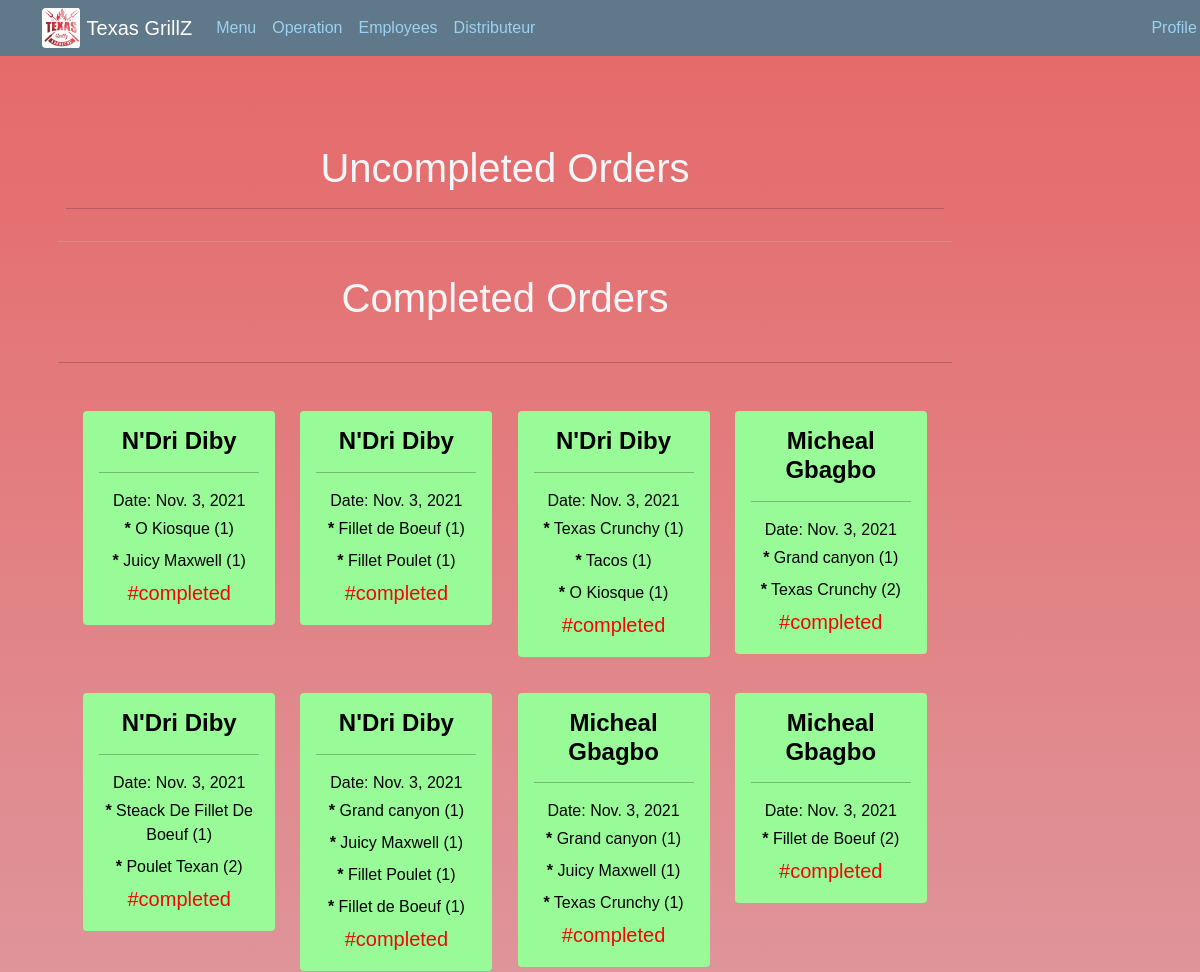
Page /cuisine/ (upper part) on the earlier database version.
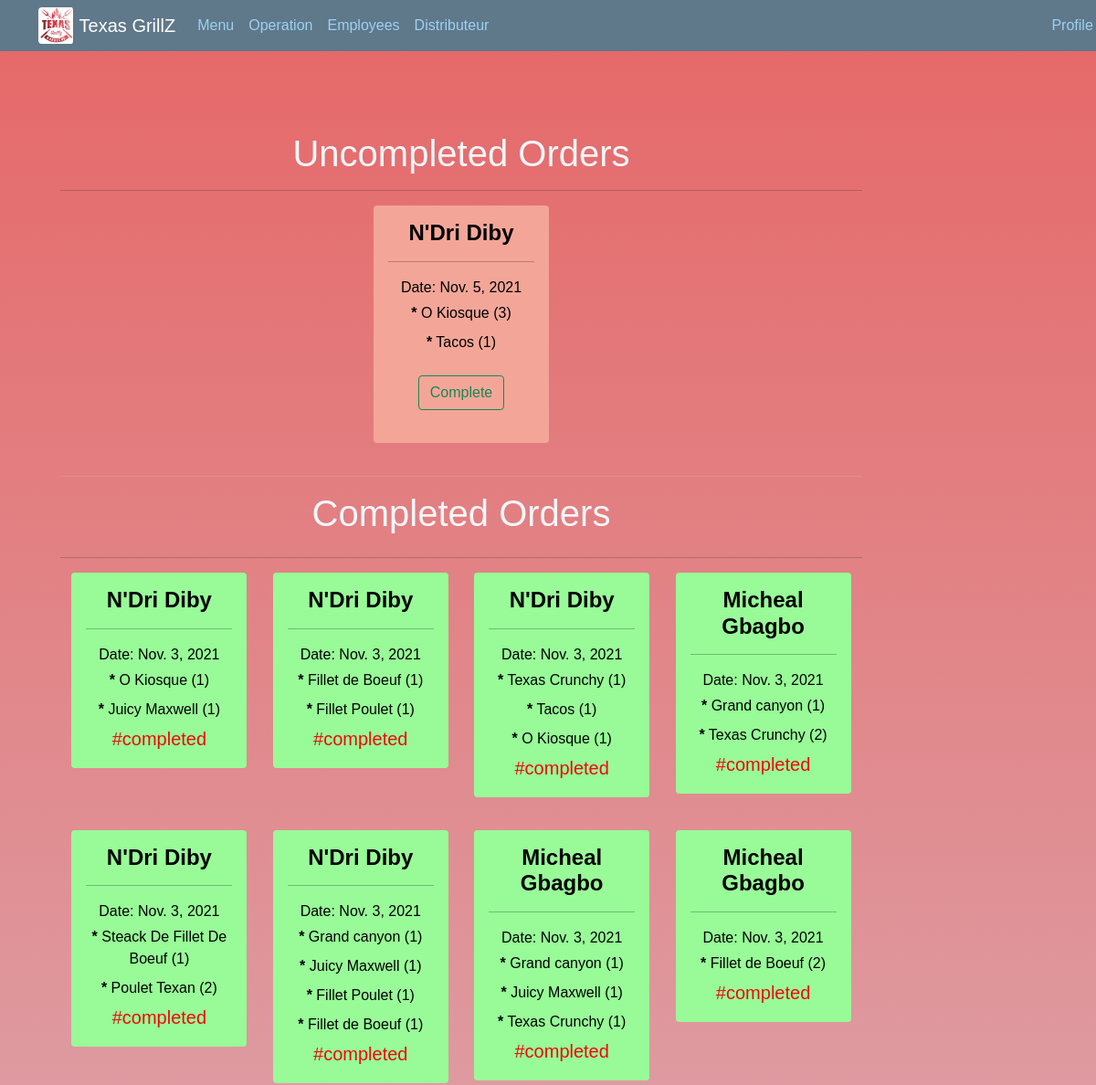
Same page on the later database version.
### Resto/models.py (models this page shows, shortened)
class Order(models.Model):
    customer = models.ForeignKey(Customer,on_delete=models.SET_NULL,blank=True,null=True)
    transaction_id = models.IntegerField(default=0,null = True, blank = True )
    complete = models.BooleanField(default=False,null=True,blank=False)
    status = models.CharField(max_length=30,default = 'Pending')
    date_ordered = models.DateTimeField(auto_now=True)
    date_completed = models.DateTimeField(auto_now=True)
    def __str__(self):
        return str(self.customer.name)

class Customer(models.Model):
    user = models.OneToOneField(User,on_delete=models.CASCADE,null=True,blank=True)
    name = models.CharField(max_length=30)
    email = models.EmailField(max_length=30)

class OrderItem(models.Model):
    customer = models.ForeignKey(Customer,on_delete=models.CASCADE,null=True,blank=True)
    order = models.ForeignKey(Order,on_delete=models.SET_NULL,blank=True,null=True)
    item = models.ForeignKey(Item, on_delete=CASCADE)
    order = models.ForeignKey(Order,on_delete=CASCADE)
    quantity = models.IntegerField(default=0,null = True, blank = True )
    date_added = models.DateTimeField(auto_now=True)
    def __str__(self):
        return str(self.item)

class Item(models.Model):
    itm_id = models.IntegerField()
    name = models.CharField(max_length = 150)
    prix = models.FloatField()
    description = models.TextField(max_length=150,blank=True)
    img = models.ImageField(upload_to='images/')
    date_created = models.DateTimeField(auto_now=True)
    category = models.ForeignKey(Category,on_delete=CASCADE)
    def __str__(self):
        return self.name

### Resto/views.py (the view)
# urls.py: path('cuisine/', views.Cuisine, name='cuisine'),
@csrf_protect
def Cuisine(request):
    all_order = Order.objects.filter(status='Sent')
    complete_order = Order.objects.filter(complete=True)
    context = {
        'all_order':all_order,
        'complete':complete_order
    }
    return render(request,'Resto/Cuisine.html',context)

### Resto/templates/Resto/Cuisine.html (shortened to what this page needs)
{% extends 'Resto/base_cuisine.html' %} {% load static %} {% block content %}
<div class='container py-5'>
    <div class='mt-3' style='text-align:center'>
        <h1>Uncompleted Orders</h1>
        <hr>
    </div>
    <div class='row justify-content-evenly g-lg-3 align-items-lg-baseline'>
        <div class='col-auto mt-3'>
            {% for order in all_order %}
            <div class='card' style="width: 12rem; height: auto; background-color:rgb(243, 166, 152)">
                <div class='card-body mb-1'>
                    <h4 class="card-title mb-2" style="color: black; text-align: center;"><b>{{order}} </b></h4>
                    <hr style="color: black;">
                    <p class="card-text mb-1 " style="color: black; text-align: center;">Date: {{order.date_ordered|date}}</p>
                    {% for x in order.orderitem_set.all %}
                    <p class="card-text mb-2 " style="color: black; text-align: center;">
                        <b>*</b> {{x}} ({{x.quantity}})
                    </p>
                    {% endfor %}
                    <div class='mt-4' style='text-align: center'>
                        <form method='POST'>
                            <button data-action='completed' data-order={{order.id}} class='btn btn-outline-success mb-3 send-order'> Complete </button>
                        </form>
                    </div>
                </div>
            </div>
        </div>
        {% endfor %}
    </div>
    <hr style='color:rgb(197, 193, 193); font-weight:60px'>
    <div>
        <h1 class='mb-4' style='text-align:center'>Completed Orders</h1>
    </div>
    <hr>
    <div class='row justify-content-evenly g-lg-3 align-items-lg-baseline'>
        {% for order in complete %}
        <div class='col-auto mt-3'>
            <div class='card' style="width: 12rem; height: auto; background-color: palegreen;">
                <div class='card-body mb-1'>
                    <h4 class="card-title mb-2" style="color: black; text-align: center;"><b>{{order}}</b></h4>
                    <hr style="color: black;">
                    <p class="card-text mb-1 " style="color: black; text-align: center;"> Date: {{order.date_ordered|date}}</p>
                    {% for x in order.orderitem_set.all %}
                    <p class="card-text mb-2" style="color: black; text-align: center;">
                        <b>*</b> {{x}} ({{x.quantity}})
                    </p>
                    {% endfor %}
                    <h5 class="card-text mt-1" style="color:rgb(240, 8, 8); text-align: center;">#{{order.status}}</h5>
                </div>
            </div>
        </div>
        {% endfor %}
    </div>
</div>
{% endblock content %}

Differences in the rows shown:
added Order: customer.name "N'Dri Diby", date_ordered "Nov. 5, 2021", shown under "Uncompleted Orders"
added OrderItem: item.name "O Kiosque", quantity "3", shown under "N'Dri Diby"
added OrderItem: item.name "Tacos", quantity "1", shown under "N'Dri Diby"
